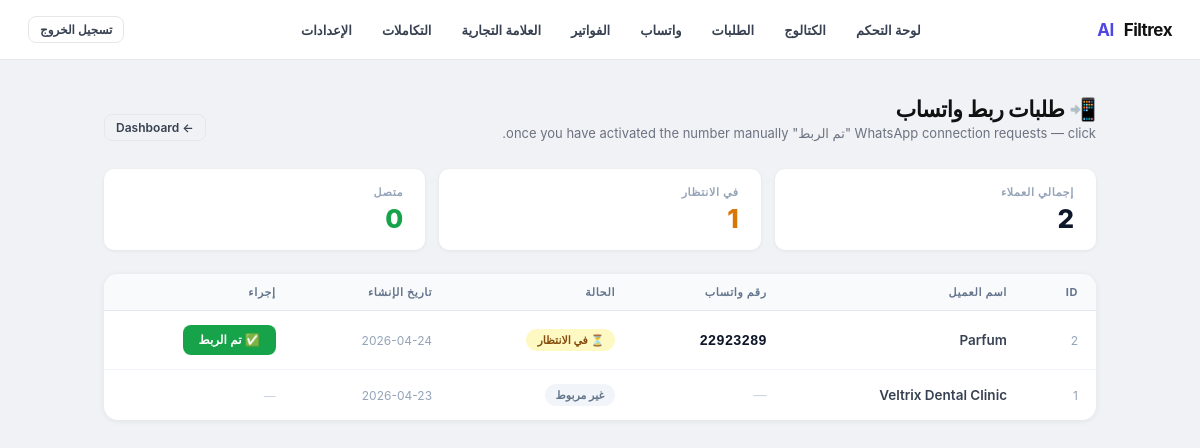
Page /admin/whatsapp-requests (signed in) on the earlier database version.
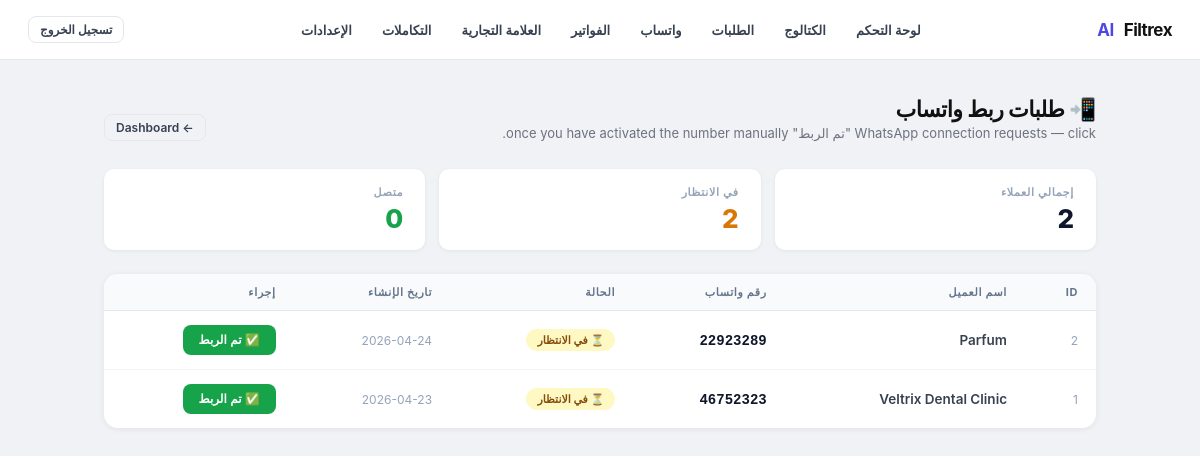
Same page on the later database version.
### tables this page shows
CREATE TABLE clients (
                id                INTEGER PRIMARY KEY AUTOINCREMENT,
                name              TEXT NOT NULL,
                business_type     TEXT DEFAULT 'clinic',
                default_language  TEXT DEFAULT 'ar',
                currency          TEXT DEFAULT 'MAD',
                timezone          TEXT DEFAULT 'Africa/Casablanca',
                admin_whatsapp    TEXT,
                ultramsg_instance TEXT,
                ultramsg_token    TEXT,
                is_active         INTEGER DEFAULT 1,
                created_at        TEXT DEFAULT (datetime('now'))
            , whatsapp_connected INTEGER DEFAULT 0, onboarding_step INTEGER DEFAULT 0, referral_code   TEXT, referred_by     INTEGER, referral_count  INTEGER DEFAULT 0, brand_name          TEXT, logo_url            TEXT, primary_color       TEXT DEFAULT '#4f46e5', custom_domain       TEXT, white_label_enabled INTEGER DEFAULT 0, business_whatsapp_number TEXT, whatsapp_connection_status TEXT DEFAULT 'not_connected', whatsapp_provider TEXT DEFAULT 'ultramsg', plan TEXT DEFAULT 'free', subscription_id TEXT, subscription_status TEXT DEFAULT 'inactive', is_trial          INTEGER DEFAULT 0, trial_started_at  TEXT, trial_ends_at     TEXT, affiliate_enabled  INTEGER DEFAULT 1, affiliate_code     TEXT, affiliate_earnings REAL    DEFAULT 0.0, affiliate_rate     REAL    DEFAULT 0.20);

### app.py (the view)
@app.route("/admin/whatsapp-requests")
def admin_whatsapp_requests():
    guard = _admin_guard()
    if guard:
        return guard
    if _session_client_id() != 1:
        return "Forbidden", 403
    con = get_db_connection()
    try:
        rows = con.execute("""
            SELECT id, name,
                   business_whatsapp_number,
                   whatsapp_connection_status,
                   created_at
            FROM   clients
            ORDER  BY
                   CASE whatsapp_connection_status
                       WHEN 'pending'   THEN 0
                       WHEN 'connected' THEN 1
                       ELSE 2
                   END,
                   id DESC
        """).fetchall()
        clients_list = [dict(r) for r in rows]
    finally:
        con.close()
    return render_template(
        "admin/whatsapp_requests.html",
        clients=clients_list,
        active="whatsapp_requests",
    )

### app.py (called while the page is built)
@app.context_processor
def _inject_branding():
    return {"branding": getattr(g, "branding", {"brand_name": "Filtrex AI",
                                                  "logo_url": None,
                                                  "primary_color": "#4f46e5",
                                                  "white_label_enabled": 0})}

def t(key, lang="en"):
    lang = lang if lang in TRANSLATIONS else "en"
    return TRANSLATIONS[lang].get(key) or TRANSLATIONS["en"].get(key, key)

@app.context_processor
def _inject_lang():
    cid = session.get("client_id")
    lang = "en"
    if cid:
        _con = sqlite3.connect("bookings.db", timeout=10)
        _con.row_factory = sqlite3.Row
        try:
            _row = _con.execute(
                "SELECT default_language FROM clients WHERE id=?", (cid,)
            ).fetchone()
        finally:
            _con.close()
        if _row:
            lang = _row["default_language"] or "en"
    return {"lang": lang, "t": t}

def get_db_connection():
    con = sqlite3.connect(DB_FILE, timeout=10)
    con.row_factory = sqlite3.Row
    return con

### templates/admin/whatsapp_requests.html (shortened to what this page needs)
{% extends "admin/layout.html" %}
{% block content %}
<div class="page-head">
  <div>
    <h1 class="page-title">📲 طلبات ربط واتساب</h1>
    <p class="page-sub">WhatsApp connection requests — click "تم الربط" once you have activated the number manually.</p>
  </div>
  <a href="/admin/dashboard" class="btn btn-ghost btn-sm">← Dashboard</a>
</div>
{% set pending_n   = clients | selectattr("whatsapp_connection_status", "equalto", "pending")   | list | length %}
{% set connected_n = clients | selectattr("whatsapp_connection_status", "equalto", "connected") | list | length %}
<div class="wr-stats">
  <div class="wr-stat">
    <div class="wr-stat-lbl">إجمالي العملاء</div>
    <div class="wr-stat-val">{{ clients | length }}</div>
  </div>
  <div class="wr-stat">
    <div class="wr-stat-lbl">في الانتظار</div>
    <div class="wr-stat-val yellow">{{ pending_n }}</div>
  </div>
  <div class="wr-stat">
    <div class="wr-stat-lbl">متصل</div>
    <div class="wr-stat-val green">{{ connected_n }}</div>
  </div>
</div>
<div class="wr-card">
  {% if clients %}
  <table>
    <thead>
      <tr>
        <th>ID</th>
        <th>اسم العميل</th>
        <th>رقم واتساب</th>
        <th>الحالة</th>
        <th>تاريخ الإنشاء</th>
        <th>إجراء</th>
      </tr>
    </thead>
    <tbody>
      {% for c in clients %}
      <tr>
        <td style="color:#94a3b8;font-size:12px;">{{ c.id }}</td>
        <td style="font-weight:600;">{{ c.name }}</td>
        <td>
          {% if c.business_whatsapp_number %}
            <span class="num">{{ c.business_whatsapp_number }}</span>
          {% else %}
            <span style="color:#cbd5e1;">—</span>
          {% endif %}
        </td>
        <td>
          {% set s = c.whatsapp_connection_status or 'not_connected' %}
          {% if s == 'connected' %}
            <span class="badge badge-connected">✅ متصل</span>
          {% elif s == 'pending' %}
            <span class="badge badge-pending">⏳ في الانتظار</span>
          {% else %}
            <span class="badge badge-not">غير مربوط</span>
          {% endif %}
        </td>
        <td style="font-size:12px;color:#94a3b8;">
          {{ (c.created_at or '')[:10] }}
        </td>
        <td>
          {% if c.whatsapp_connection_status == 'pending' and c.business_whatsapp_number %}
          <form method="POST"
                action="/admin/whatsapp-requests/{{ c.id }}/complete"
                onsubmit="return confirm('تأكيد تفعيل ربط واتساب للعميل: {{ c.name }}؟')">
            <button type="submit" class="btn-mark">
              ✅ تم الربط
            </button>
          </form>
          {% elif c.whatsapp_connection_status == 'connected' %}
            <span style="font-size:12px;color:#16a34a;font-weight:600;">✔ مكتمل</span>
          {% else %}
            <span style="font-size:12px;color:#cbd5e1;">—</span>
          {% endif %}
        </td>
      </tr>
      {% endfor %}
    </tbody>
  </table>
  {% else %}
  <div class="empty-state">
    <div class="empty-icon">📵</div>
    <div class="empty-lbl">لا توجد طلبات ربط حتى الآن</div>
    <div class="empty-sub">سيظهر هنا العملاء الذين أرسلوا رقمهم لطلب الربط.</div>
  </div>
  {% endif %}
</div>
{% endblock %}

### templates/admin/layout.html (shortened to what this page needs)
<!DOCTYPE html>
<html lang="{{ lang }}" dir="{{ 'rtl' if lang == 'ar' else 'ltr' }}">
<head>
</head>
<body>
<nav class="nav">
  <div class="nav-brand">
    {% if branding.logo_url %}
      <img src="{{ branding.logo_url }}" alt="{{ branding.brand_name }}"
           style="height:32px;width:auto;object-fit:contain;border-radius:4px;" />
    {% else %}
      {% set _parts = branding.brand_name.split() %}
      {% if _parts|length >= 2 %}
        {{ _parts[:-1]|join(' ') }} <span>{{ _parts[-1] }}</span>
      {% else %}
        <span>{{ branding.brand_name }}</span>
      {% endif %}
    {% endif %}
  </div>
  <div class="nav-links">
    <a href="/admin/dashboard" class="nav-link {% if active=='dashboard' %}active{% endif %}">{{ t("nav_dashboard", lang) }}</a>
    <a href="/admin/catalog" class="nav-link {% if active=='catalog' %}active{% endif %}">{{ t("nav_catalog", lang) }}</a>
    <a href="/admin/orders" class="nav-link {% if active=='orders' %}active{% endif %}">{{ t("nav_orders", lang) }}</a>
    <a href="/admin/connect-whatsapp" class="nav-link {% if active=='whatsapp' %}active{% endif %}">{{ t("nav_whatsapp", lang) }}</a>
    <a href="/admin/billing" class="nav-link {% if active=='billing' %}active{% endif %}">{{ t("nav_billing", lang) }}</a>
    <a href="/admin/branding" class="nav-link {% if active=='branding' %}active{% endif %}">{{ t("nav_branding", lang) }}</a>
    <a href="/admin/integrations" class="nav-link {% if active=='integrations' %}active{% endif %}">{{ t("nav_integrations", lang) }}</a>
    <a href="/admin/settings" class="nav-link {% if active=='settings' %}active{% endif %}">{{ t("nav_settings", lang) }}</a>
  </div>
  <div class="nav-right">
    <a href="/logout" class="btn btn-ghost btn-sm">{{ t("nav_logout", lang) }}</a>
  </div>
</nav>
<div class="shell">
  {% block content %}{% endblock %}
</div>
</body>
</html>

Differences in the rows shown:
changed clients "Veltrix Dental Clinic": business_whatsapp_number (not shown) → "46752323"; whatsapp_connection_status "غير مربوط —" → "⏳ في الانتظار ✅ تم الربط"; no longer shows "—"
Other differences:
{{ pending_n }}: "1" → "2"
